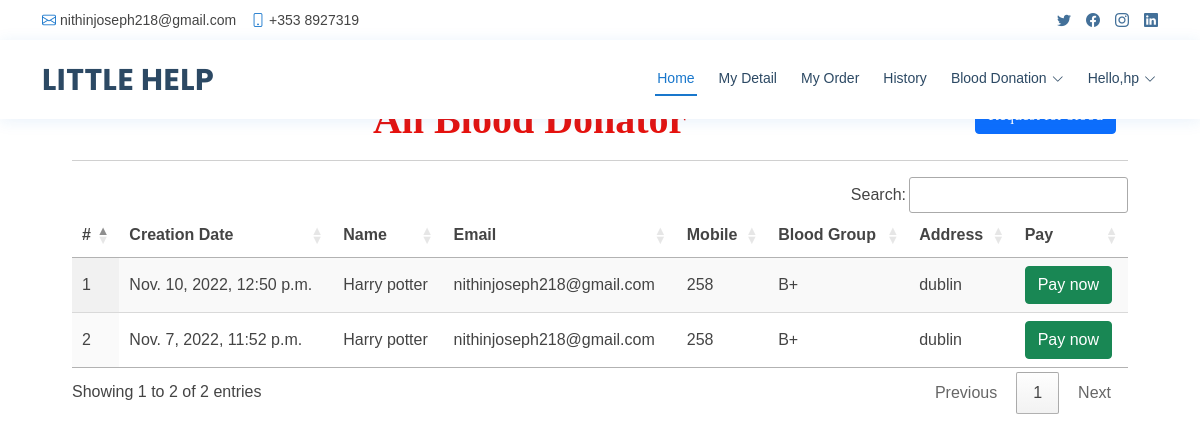
The page /search_blood (signed in) on the database its author committed.
### blood_app/models.py (models this page shows, shortened)
class Blood_Donation(models.Model):
    status = models.CharField(max_length=100, null=True, blank=True)
    user = models.ForeignKey(UserProfile, on_delete=models.CASCADE, null=True, blank=True)
    blood_group = models.ForeignKey(Category, on_delete=models.CASCADE, null=True, blank=True)
    place = models.CharField(max_length=100, null=True, blank=True)
    purpose = models.CharField(max_length=100, null=True, blank=True)
    created = models.DateTimeField(auto_now=True,null=True)
    active = models.BooleanField(null=True, blank=True, default=False)

class UserProfile(models.Model):
    user = models.ForeignKey(User, on_delete=models.CASCADE, null=True)
    contact = models.CharField(max_length=100, null=True)
    address = models.CharField(max_length=100, null=True)
    blood_group = models.ForeignKey(Category, on_delete=models.CASCADE, null=True, blank=True)
    dob = models.DateField(null=True)
    image = models.FileField(null=True)

class Category(models.Model):
    name = models.CharField(max_length=100, null=True, blank=True)
    def __str__(self):
        return self.name

### blood_app/views.py (the view, shortened to what this page needs)
# urls.py: path('search_blood', search_blood, name='search_blood'),
def search_blood(request):
    userprofile = UserProfile.objects.get(user=request.user)
    data = Blood_Donation.objects.filter(status="Approved").exclude(purpose="Request for Blood", user=userprofile)
    all_cat = Category.objects.all()
    return render(request, 'search_blood.html', {'data':data, 'cat':all_cat})

### blood_app/templates/search_blood.html (shortened to what this page needs)
{% extends 'index.html' %}
{% load static %}
{% block body %}
<div class="container-fluid" style="width:90%;margin-top:8%">
                    <div class="container-fluid">
                        <h1 align="center" style="font-weight:bold;font-family : 'Monotype Corsiva' ; color : #E6120E ;margin-top:4%">All Blood Donator
                          <button type="button" id="myBtn" class="btn btn-primary pull-right">Request for blood</button>
                        </h1>
                         </div><hr>
                                <table id="example" class="display" style="width:100%">
                                  <thead>
                                    <tr>
                                      <th>#</th>
                                      <th>Creation Date</th>
                                      <th>Name</th>
                                      <th>Email</th>
                                      <th>Mobile</th>
                                      <th>Blood Group</th>
                                      <th>Address</th>
                                      <th>Pay</th>
                                  </tr>
                              </thead>
                              <tbody>
                              {% for i in data %}
                                <tr>
                                  <td>{{forloop.counter}}</td>
                                  <td>{{i.created}}</td>
                                  <td>{{i.user.user.first_name}} {{i.user.user.last_name}}</td>
                                  <td>{{i.user.user.email}}</td>
                                  <td>{{i.user.contact}}</td>
                                  <td>{{i.blood_group}}</td>
                                  <td>{{i.place}}</td>
                                  <td><a href="/pay_now/{{i.id}}"><button class="btn btn-success">Pay now</button></a></td>
                              </tr>
                              {% endfor %}
                          </tbody>
                      </table>
                  </div>
{% endblock %}

### blood_app/templates/index.html (shortened to what this page needs)
<!DOCTYPE html>
<html lang="en">
  {% load static %}
<head>
  <link href="{% static 'vendor/fontawesome-free/css/all.min.css' %}" rel="stylesheet">
  <link href="{% static 'vendor/animate.css/animate.min.css' %}" rel="stylesheet">
  <link href="{% static 'vendor/bootstrap/css/bootstrap.min.css' %}" rel="stylesheet">
  <link href="{% static 'vendor/bootstrap-icons/bootstrap-icons.css' %}" rel="stylesheet">
  <link href="{% static 'vendor/boxicons/css/boxicons.min.css' %}" rel="stylesheet">
  <link href="{% static 'vendor/glightbox/css/glightbox.min.css' %}" rel="stylesheet">
  <link href="{% static 'vendor/remixicon/remixicon.css' %}" rel="stylesheet">
  <link href="{% static 'vendor/swiper/swiper-bundle.min.css' %}" rel="stylesheet">
  <link href="{% static 'css/style.css' %}" rel="stylesheet">
  <link rel="stylesheet" href="https://cdnjs.cloudflare.com/ajax/libs/font-awesome/4.7.0/css/font-awesome.min.css">
  <link rel='stylesheet' type='text/css' href="https://cdn.datatables.net/1.10.21/css/jquery.dataTables.min.css">
  <link rel='stylesheet' type='text/css' href="https://cdn.datatables.net/buttons/1.6.2/css/buttons.dataTables.min.css">
</head>
<body>
  <div id="topbar" class="d-flex align-items-center fixed-top">
    <div class="container d-flex justify-content-between">
      <div class="contact-info d-flex align-items-center">
        <i class="bi bi-envelope"></i> <a href="nithinjoseph218@gmail.com">nithinjoseph218@gmail.com</a>
        <i class="bi bi-phone"></i> +353 8927319
      </div>
      <div class="d-none d-lg-flex social-links align-items-center">
        <a href="#" class="twitter"><i class="bi bi-twitter"></i></a>
        <a href="#" class="facebook"><i class="bi bi-facebook"></i></a>
        <a href="#" class="instagram"><i class="bi bi-instagram"></i></a>
        <a href="#" class="linkedin"><i class="bi bi-linkedin"></i></i></a>
      </div>
    </div>
  </div>
  <header id="header" class="fixed-top">
    <div class="container d-flex align-items-center">
      <h1 class="logo me-auto"><a href="index.html">LITTLE HELP</a></h1>
      {% if request.user.is_staff %}
      <nav id="navbar" class="navbar order-last order-lg-0">
        <ul>
          <li><a class="nav-link scrollto active" href="{% url 'admin_home' %}">Home</a></li>
          <li class="dropdown"><a href="#"><span>Category</span> <i class="bi bi-chevron-down"></i></a>
            <ul>
              <li><a href="/add_category">Add Blood Category</a></li>
              <li><a href="/view_category">View Blood Category</a></li>
            </ul>
          </li>
          <li><a class="nav-link scrollto" href="/view_user">Users</a></li>
          <li><a class="nav-link scrollto" href="/all_order">All Order</a></li>
          <li class="dropdown"><a href="#"><span>Blood Donation</span> <i class="bi bi-chevron-down"></i></a>
            <ul>
              <li><a href="/request_blood">Request for Blood</a></li>
              <li><a href="/donator_blood">Donate for Blood</a></li>
            </ul>
          </li>
          <li class="dropdown">
            <a href="#" class="appointment-btn scrollto" style="color: #fff;"><span class="d-none d-md-inline">Welcome,</span> {{request.user.username}} <i class="bi bi-chevron-down"></i></a>
            <ul>
              <li><a href="{% url 'change_password' %}">Password</a></li>
              <li><a href="{% url 'logout' %}">Logout</a></li>
            </ul>
          </li>
        </ul>
        <i class="bi bi-list mobile-nav-toggle"></i>
      </nav>
      {% elif request.user.is_authenticated %}
      <nav id="navbar" class="navbar order-last order-lg-0">
        <ul>
          <li><a class="nav-link scrollto active" href="{% url 'home' %}">Home</a></li>
          <li><a class="nav-link scrollto" href="/profile">My Detail</a></li>
          <li><a class="nav-link scrollto" href="/my_order">My Order</a></li>
          <li><a class="nav-link scrollto" href="/history">History</a></li>
          <li class="dropdown"><a href="#"><span>Blood Donation</span> <i class="bi bi-chevron-down"></i></a>
          </li>
          <li class="dropdown"><a href="#"><span>Hello,{{request.user.username}}</span> <i class="bi bi-chevron-down"></i></a>
          </li>
        </ul>
      </nav>
      {% endif %}
  </header>
  <div class="mt-5 mb-5" style="margin-top:14%">
  {% block body %}
  {% endblock %}
  </div>
</body>
</html>

### blood_app/static/css/style.css (style rules this page uses)
body { font-family: "Open Sans", sans-serif; color: #444444; }
a { color: #1977cc; text-decoration: none; }
h1, h2, h3, h4, h5, h6 { font-family: "Raleway", sans-serif; }
#topbar { background: #fff; height: 40px; font-size: 14px; transition: all 0.5s; z-index: 996; }
#topbar .contact-info a { line-height: 1; color: #444444; transition: 0.3s; }
#topbar .contact-info i { color: #1977cc; padding-right: 4px; margin-left: 15px; line-height: 0; }
#topbar .contact-info i:first-child { margin-left: 0; }
#topbar .social-links a { color: #437099; padding-left: 15px; display: inline-block; line-height: 1px; transition: 0.3s; }
#topbar .social-links a:first-child { border-left: 0; }
#header { background: #fff; transition: all 0.5s; z-index: 997; padding: 15px 0; top: 40px; box-shadow: 0px 2px 15px rgba(25, 119, 204, 0.1); }
#header .logo { font-size: 30px; margin: 0; padding: 0; line-height: 1; font-weight: 700; letter-spacing: 0.5px; font-family: "Poppins", sans-serif; }
#header .logo a { color: #2c4964; }
.navbar { padding: 0; }
.navbar ul { margin: 0; padding: 0; display: flex; list-style: none; align-items: center; }
.navbar li { position: relative; }
.navbar>ul>li { position: relative; white-space: nowrap; padding: 8px 0 8px 20px; }
.navbar a, .navbar a:focus { display: flex; align-items: center; justify-content: space-between; font-size: 14px; color: #2c4964; white-space: nowrap; transition: 0.3s; border-bottom: 2px solid #fff; padding: 5px 2px; }
.navbar a i, .navbar a:focus i { font-size: 12px; line-height: 0; margin-left: 5px; }
.navbar a:hover, .navbar .active, .navbar .active:focus, .navbar li:hover>a { color: #1977cc; border-color: #1977cc; }

### blood_app/templates/search_blood.html (style rules this page uses)
body { font-family: Arial, Helvetica, sans-serif; }

### rows shown on the page
Blood_Donation: created "Nov. 10, 2022, 12:50 p.m.", user.user.first_name "Harry", user.user.last_name "potter", user.user.email "nithinjoseph218@gmail.com", user.contact "258", blood_group "B+", place "dublin"
Blood_Donation: created "Nov. 7, 2022, 11:52 p.m.", user.user.first_name "Harry", user.user.last_name "potter", user.user.email "nithinjoseph218@gmail.com", user.contact "258", blood_group "B+", place "dublin"

### other values the page prints
{{ request.user.username }} "hp"
